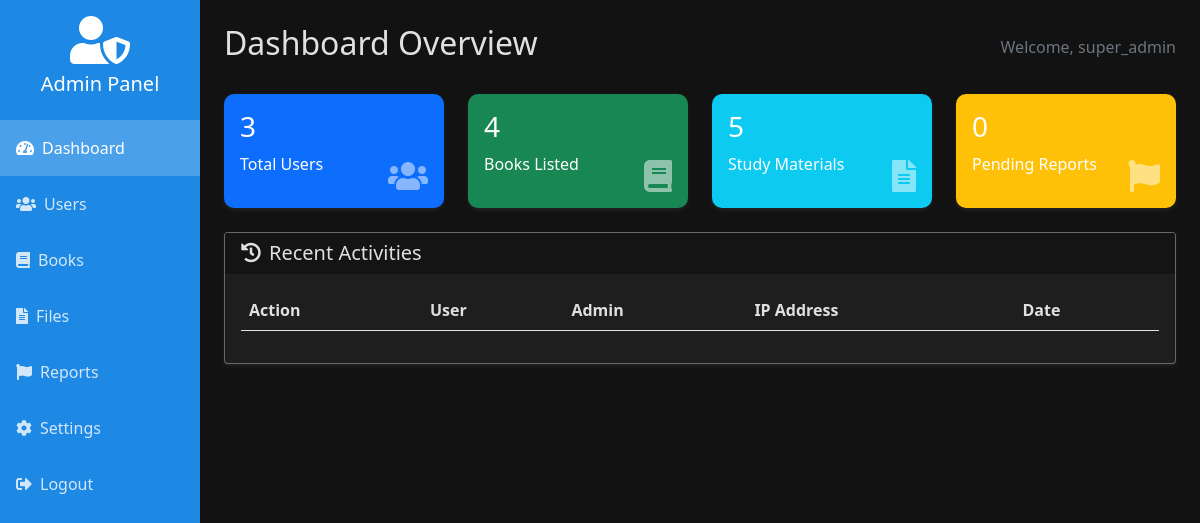
The page /admin/dashboard.php (signed in) on the database as committed earlier.
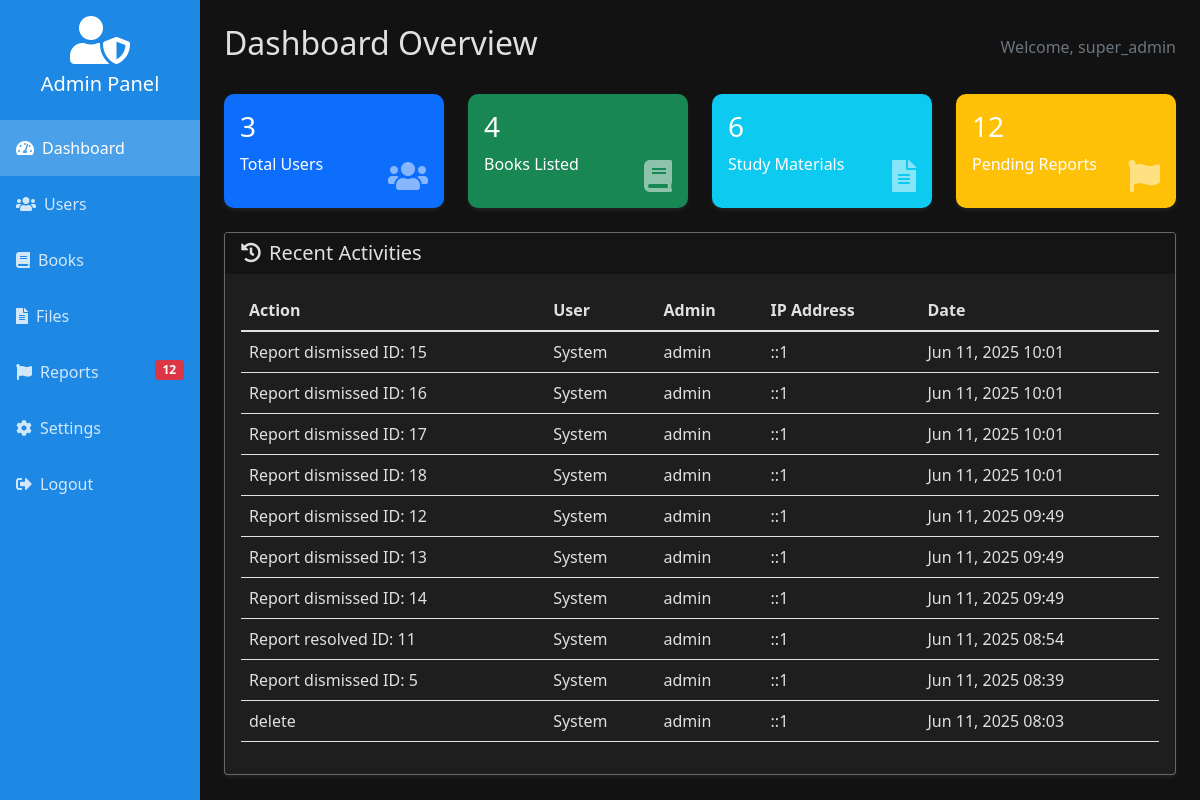
The same page on the database as committed later.
### tables this page shows
CREATE TABLE `activity_logs` (
  `activity_id` int(11) NOT NULL,
  `id` int(11) DEFAULT NULL,
  `admin_id` int(11) DEFAULT NULL,
  `action` varchar(100) NOT NULL,
  `details` text DEFAULT NULL,
  `ip_address` varchar(45) DEFAULT NULL,
  `created_at` timestamp NOT NULL DEFAULT current_timestamp()
);

### admin/dashboard.php (the view, shortened to what the changed rows need)
<?php
require_once '../includes/db_connect.php';
$activities = mysqli_query($mysqli, "SELECT al.*, u.name as user_name, au.username as admin_name
                                   FROM activity_logs al
                                   LEFT JOIN users u ON al.id = u.id
                                   LEFT JOIN admin_users au ON al.admin_id = au.id
                                   ORDER BY al.created_at DESC LIMIT 10");
require_once '../includes/admin_header.php'
    ?>
<div class="container-fluid">
    <div class="row">
        <?php include '../includes/admin_sidebar.php'; ?>
        <div class="col-md-10 p-4">
            <div class="d-flex justify-content-between align-items-center mb-4">
                <h2>Dashboard Overview</h2>
            </div>
            <div class="row mb-4">
                <div class="col-md-3">
                    <div class="card stat-card bg-info text-white">
                        <div class="card-body">
                            <h3 class="card-title"><?php echo $stats['files']; ?></h3>
                            <p class="card-text">Study Materials</p>
                            <i class="fas fa-file-alt fa-2x position-absolute end-0 bottom-0 mb-3 me-3 opacity-50"></i>
                        </div>
                    </div>
                </div>
                <div class="col-md-3">
                    <div class="card stat-card bg-warning text-white">
                        <div class="card-body">
                            <h3 class="card-title"><?php echo $stats['reports']; ?></h3>
                            <p class="card-text">Pending Reports</p>
                            <i class="fas fa-flag fa-2x position-absolute end-0 bottom-0 mb-3 me-3 opacity-50"></i>
                        </div>
                    </div>
                </div>
            </div>
            <div class="card">
                <div class="card-body">
                    <div class="table-responsive">
                        <table class="table" id="activitiesTable">
                            <thead>
                                <tr>
                                    <th>Action</th>
                                    <th>User</th>
                                    <th>Admin</th>
                                    <th>IP Address</th>
                                    <th>Date</th>
                                </tr>
                            </thead>
                            <tbody>
                                <?php while ($activity = mysqli_fetch_assoc($activities)): ?>
                                    <tr>
                                        <td><?php echo htmlspecialchars($activity['action']); ?></td>
                                        <td><?php echo htmlspecialchars($activity['user_name'] ?? 'System'); ?></td>
                                        <td><?php echo htmlspecialchars($activity['admin_name'] ?? '-'); ?></td>
                                        <td><?php echo htmlspecialchars($activity['ip_address']); ?></td>
                                        <td><?php echo date('M d, Y H:i', strtotime($activity['created_at'])); ?>
                                        </td>
                                    </tr>
                                <?php endwhile; ?>
                            </tbody>
                        </table>
                    </div>
                </div>
            </div>
        </div>
    </div>
</div>
<?php require_once '../includes/admin_footer.php' ?>

### includes/admin_sidebar.php (shortened to what the changed rows need)
<?php
$current_page = basename($_SERVER['PHP_SELF']);
$stats = [
    'users' => mysqli_fetch_assoc(mysqli_query($mysqli, "SELECT COUNT(*) as count FROM users"))['count'],
    'books' => mysqli_fetch_assoc(mysqli_query($mysqli, "SELECT COUNT(*) as count FROM book_listings"))['count'],
    'files' => mysqli_fetch_assoc(mysqli_query($mysqli, "SELECT COUNT(*) as count FROM digital_files"))['count'],
    'reports' => mysqli_fetch_assoc(mysqli_query($mysqli, "SELECT COUNT(*) as count FROM reported_content WHERE status = 'pending'"))['count']
];
?>
<div class="col-md-2 px-0 sidebar">
    <div class="nav flex-column">
        <a href="reports.php" class="nav-link <?php echo ($current_page == 'reports.php') ? 'active' : ''; ?>">
            <i class="fas fa-flag me-2"></i>Reports
            <?php if ($stats['reports'] > 0): ?>
                <span class="badge bg-danger float-end"><?php echo $stats['reports']; ?></span>
            <?php endif; ?>
        </a>
    </div>
</div>

Rows that differ between the two databases and show on the page:
added activity_logs: action "Report dismissed ID: 15", user_name "System", admin.username "admin", ip_address "::1", created_at "Jun 11, 2025 10:01"
added activity_logs: action "Report dismissed ID: 16", user_name "System", admin.username "admin", ip_address "::1", created_at "Jun 11, 2025 10:01"
added activity_logs: action "Report dismissed ID: 17", user_name "System", admin.username "admin", ip_address "::1", created_at "Jun 11, 2025 10:01"
added activity_logs: action "Report dismissed ID: 18", user_name "System", admin.username "admin", ip_address "::1", created_at "Jun 11, 2025 10:01"
added activity_logs: action "Report dismissed ID: 12", user_name "System", admin.username "admin", ip_address "::1", created_at "Jun 11, 2025 09:49"
added activity_logs: action "Report dismissed ID: 13", user_name "System", admin.username "admin", ip_address "::1", created_at "Jun 11, 2025 09:49"
added activity_logs: action "Report dismissed ID: 14", user_name "System", admin.username "admin", ip_address "::1", created_at "Jun 11, 2025 09:49"
added activity_logs: action "Report resolved ID: 11", user_name "System", admin.username "admin", ip_address "::1", created_at "Jun 11, 2025 08:54"
added activity_logs: action "Report dismissed ID: 5", user_name "System", admin.username "admin", ip_address "::1", created_at "Jun 11, 2025 08:39"
added activity_logs: action "delete", user_name "System", admin.username "admin", ip_address "::1", created_at "Jun 11, 2025 08:03"
Other text that changed with them:
$stats['reports']: (not shown) → "12"
$stats['files']: "5" → "6"
$stats['reports']: "0" → "12"
